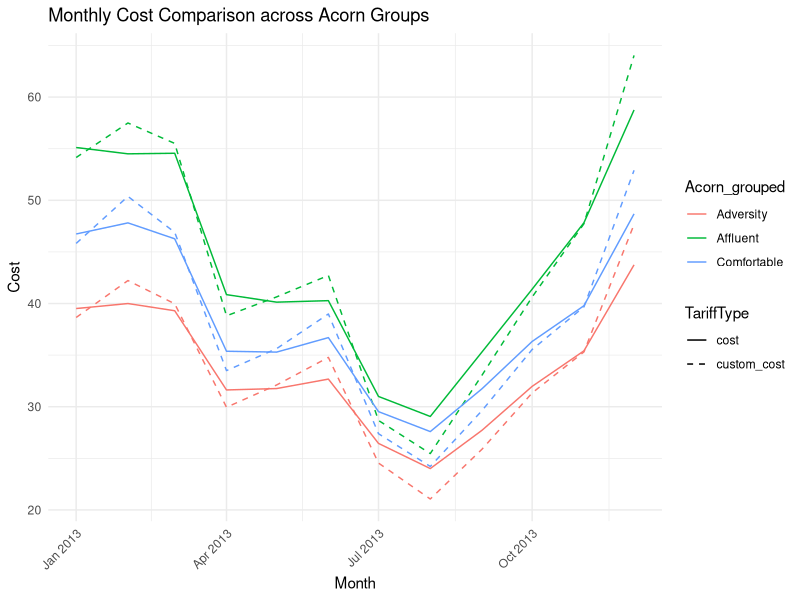
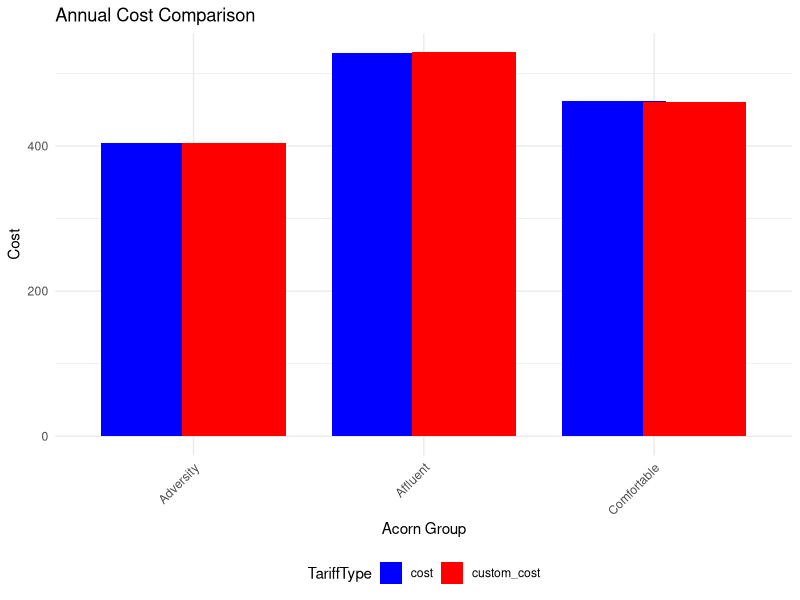

Write R code to recreate these figures, in order.
library(ggplot2)
library(lubridate)
library(dplyr)
library(tidyr)
library(readr)

# Set working directory to the location of your R script
setwd(dirname(rstudioapi::getSourceEditorContext()$path))

# Load data
Tariffs <- read_csv("Tariffs2013.csv")
average_consumption_2013 <- read_csv("average_consumption_2013.csv")

# Convert date-times and merge datasets
Tariffs <- Tariffs %>%
  mutate(time = dmy_hm(TariffDateTime)) %>%
  select(-TariffDateTime)

average_consumption_2013 <- average_consumption_2013 %>%
  mutate(DateTime = as.POSIXct(DateTime, format = "%Y-%m-%d %H:%M:%S")) %>%
  inner_join(Tariffs, by = c("DateTime" = "time"))

# Define real and custom tariffs
real_tariff <- data.frame(Tariff = c("Low", "Normal", "High"), Value = c(0.0399, 0.1176, 0.6720))
custom_tariff <- data.frame(Tariff = c("Low", "Normal", "High"), Value = c(0.04, 0.1, 0.958))

# Calculating annual consumption overview
consumption_annual <- average_consumption_2013 %>%
  group_by(Acorn_grouped) %>%
  summarise(total_consumption = sum(Average_KWH, na.rm = TRUE), .groups = "drop")

consumption_tariff_level_annual <- average_consumption_2013 %>%
  group_by(Acorn_grouped, Tariff) %>%
  summarise(consumption = sum(Average_KWH, na.rm = TRUE), .groups = "drop") %>%
  left_join(consumption_annual, by = "Acorn_grouped") %>%
  mutate(percentage = consumption / total_consumption) %>%
  left_join(real_tariff, by = "Tariff") %>%
  left_join(custom_tariff, by = "Tariff") %>%
  rename(real_tariff = Value.x, custom_tariff = Value.y)

# Apply real tariff
average_consumption_2013 <- average_consumption_2013 %>%
  left_join(real_tariff, by = "Tariff") %>%
  mutate(cost = Average_KWH * Value)

# Apply custom tariff
average_consumption_2013 <- average_consumption_2013 %>%
  left_join(custom_tariff, by = "Tariff", suffix = c("", "_custom")) %>%
  mutate(custom_cost = Average_KWH * Value_custom)

# Calculate monthly costs for real and custom tariffs
monthly_costs_comparison <- average_consumption_2013 %>%
  group_by(Acorn_grouped, Month = floor_date(DateTime, "month")) %>%
  summarise(cost = sum(cost, na.rm = TRUE),
            custom_cost = sum(custom_cost, na.rm = TRUE),
            .groups = "drop")

# Line Plot
# Reshape data for line plot
long_format <- monthly_costs_comparison %>%
  pivot_longer(cols = c(cost, custom_cost), names_to = "TariffType", values_to = "Cost")

# Line plot
l <-ggplot(long_format, aes(x = Month, y = Cost, color = Acorn_grouped, linetype = TariffType)) +
  geom_line() +
  theme_minimal() +
  labs(title = "Monthly Cost Comparison across Acorn Groups",
       x = "Month",
       y = "Cost") +
  scale_linetype_manual(values = c("solid", "dashed")) +
  theme(axis.text.x = element_text(angle = 45, hjust = 1))

# Bar Plot
# Make sure the Month column is a factor and in the correct order
monthly_costs_comparison$Month <- factor(monthly_costs_comparison$Month,
                                         levels = sort(unique(monthly_costs_comparison$Month)))

# Reshape data for bar plot
long_format_bar <- monthly_costs_comparison %>%
  gather(key = "TariffType", value = "Cost", -Acorn_grouped, -Month)

# We create a list to store each of our plots
plots_list <- list()

# Separate plots for each month
months <- unique(monthly_costs_comparison$Month)
for (m in months) {
  # Filter data for the month
  monthly_data <- long_format_bar %>%
    filter(Month == m)
  
  # Create the plot for the month
  p <- ggplot(monthly_data, aes(x = Acorn_grouped, y = Cost, fill = TariffType)) +
    geom_bar(stat = "identity", position = position_dodge(width = 0.7)) +
    scale_fill_manual(values = c("blue", "red")) +
    labs(title = paste("Cost Comparison for", m),
         x = "Acorn Group",
         y = "Cost") +
    theme_minimal() +
    theme(axis.text.x = element_text(angle = 45, hjust = 1),
          legend.position = "bottom")
  
  # Add the plot to the list
  plots_list[[m]] <- p
}

# Calculate the annual totals and create a plot
annual_data <- monthly_costs_comparison %>%
  group_by(Acorn_grouped) %>%
  summarise(cost = sum(cost, na.rm = TRUE),
            custom_cost = sum(custom_cost, na.rm = TRUE)) %>%
  pivot_longer(cols = c(cost, custom_cost), names_to = "TariffType", values_to = "Cost")

# Create the annual total plot
annual_plot <- ggplot(annual_data, aes(x = Acorn_grouped, y = Cost, fill = TariffType)) +
  geom_bar(stat = "identity", position = position_dodge(width = 0.7)) +
  scale_fill_manual(values = c("blue", "red")) +
  labs(title = "Annual Cost Comparison",
       x = "Acorn Group",
       y = "Cost") +
  theme_minimal() +
  theme(axis.text.x = element_text(angle = 45, hjust = 1),
        legend.position = "bottom")

# Add the annual plot to the list
plots_list[["Annual"]] <- annual_plot

# View Plots (Optional)
#print(l)
#print(plots_list[["Annual"]])

# Save Plots and Results
ggsave("line_plot.png", plot = l, width = 8, height = 6, dpi = 300)
for (name in names(plots_list)) {
  file_name <- paste0(name, "_cost_comparison.png") # creates the full file path
  ggsave(file_name, plot = plots_list[[name]], width = 8, height = 6, dpi = 300)
}

write_csv(annual_data, "annual_cost.csv")
write_csv(consumption_tariff_level_annual, "consumption_tariff_level_annual.csv")
